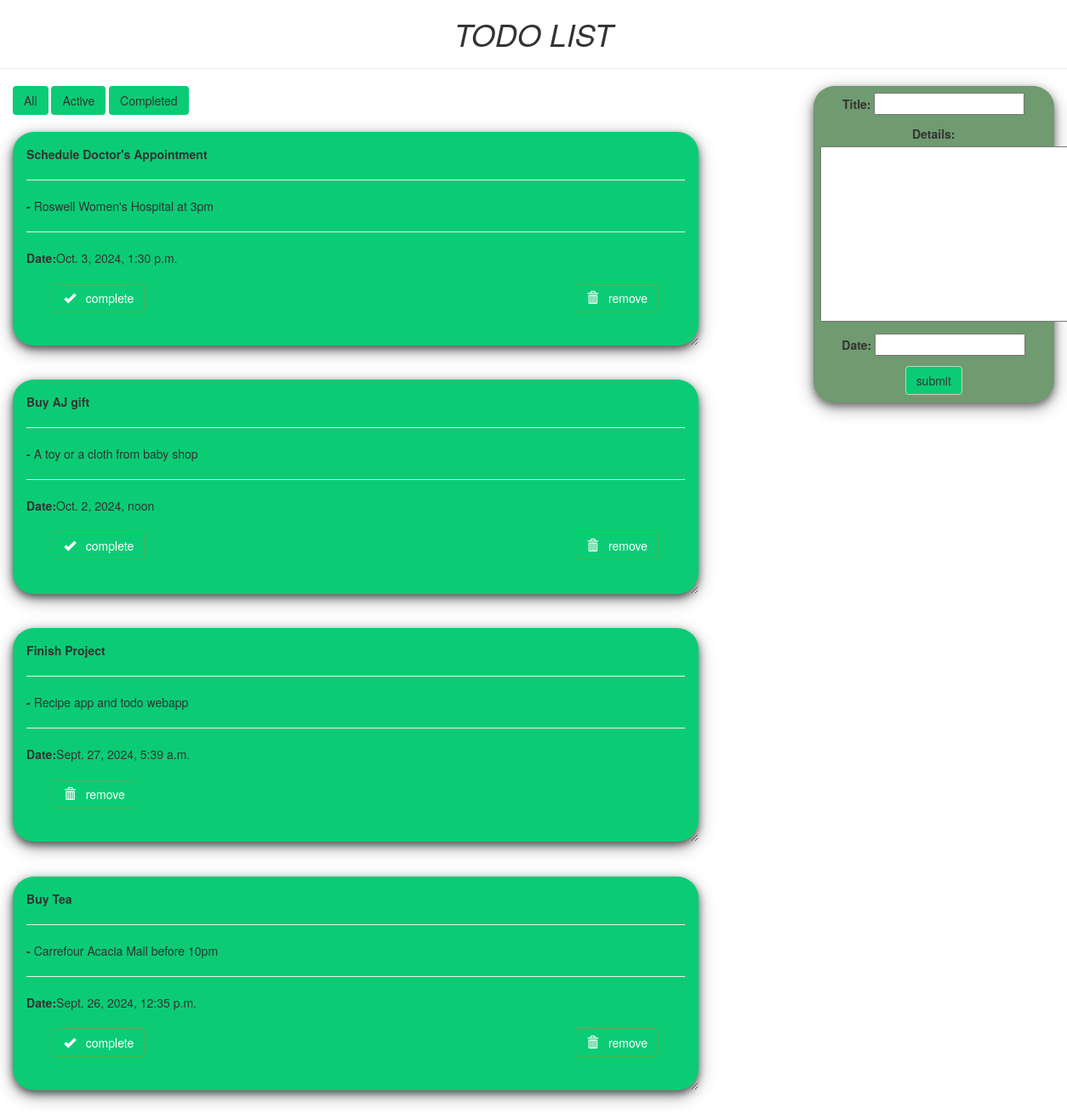
The page / on the database its author committed.
### todo/models.py (models this page shows, shortened)
class Todo(models.Model):
    title = models.CharField(max_length=100)
    details = models.TextField()
    date = models.DateTimeField()
    completed = models.BooleanField(default=False)

### todo/views.py (the view)
# urls.py: path('', views.index, name="todo"),
def index(request):
    if request.method == "POST":
        form = TodoForm(request.POST)
        if form.is_valid():
            form.save()
            return redirect('todo')
    else:
        form = TodoForm()
    filter_option = request.GET.get('filter', 'all')
    if filter_option == 'active':
        item_list = Todo.objects.filter(completed=False).order_by("-date")
    elif filter_option == 'completed':
        item_list = Todo.objects.filter(completed=True).order_by("-date")
    else:
        item_list = Todo.objects.order_by("-date")
    page = {
        "forms": form,
        "list": item_list,
        "title": "TODO LIST",
        "filter_option": filter_option,
    }
    return render(request, 'index.html', page)

### todo/forms.py
class TodoForm(forms.ModelForm):
    class Meta:
        model = Todo
        fields = "title", "details", "date"
        widgets = {
            'date': forms.DateTimeInput(attrs={'id': 'datetime'}),
        }

### todo/templates/index.html (shortened to what this page needs)
<!DOCTYPE html>
<html lang="en" dir="ltr">
<head>
  <link rel="stylesheet" href="https://maxcdn.bootstrapcdn.com/bootstrap/3.3.7/css/bootstrap.min.css">
  <link rel="stylesheet" href="https://cdn.jsdelivr.net/npm/flatpickr/dist/flatpickr.min.css">
</head>
<body  class="container-fluid">
  <center class="row">
    <h1><i> TODO LIST</i></h1>
    <hr />
  </center>
  <div class="row">
    <div class="col-md-8">
        <div id="filterItems" style="margin-bottom: 20px;">
            <button onclick="filterItems('all')" class="btn btn-secondary">All</button>
            <button onclick="filterItems('active')" class="btn btn-secondary">Active</button>
            <button onclick="filterItems('completed')" class="btn btn-secondary">Completed</button>
        </div>
        <div id="todo-list">
            {% for i in list %}
            <div class="card todo-item {% if i.completed %}completed{% else %}active{% endif %}" id="todo-item-{{ i.id }}">
                <b>{{ i.title }}</b>
                <hr/>
                <strong> - </strong>{{ i.details }}
                <hr/>
                <strong> Date:</strong>{{ i.date }}
                <br />
                <br />
                <div style="display: flex; justify-content: space-between; padding: 0 4% 3% 4%;">
                    {% if not i.completed %}
                    <button value="complete" type="button" class="btn btn-success complete-btn" data-id="{{ i.id }}">
                        <span class="glyphicon glyphicon-ok"></span> &nbsp; complete
                    </button>
                    {% endif %}
                    <form action="/del/{{ i.id }}" method="POST">
                        <button value="remove" type="submit" class="btn btn-success">
                            <span class="glyphicon glyphicon-trash"></span> &nbsp; remove
                        </button>
                    </form>
                </div>
            </div>
            {% endfor %}
        </div>
</div>
    <div class="col-md-1"> </div>
    <div class="col-md-3" >
      <div  class="submit_form">
      <form  method="POST">
        {{forms.as_p}}
        <center>
        <input type="submit" class="btn btn-default" value="submit" />
      </center>
      </form>
    </div>
  </div>
</div>
</body>
</html>

### todo/templates/index.html (style rules this page uses)
.card { box-shadow: 0 4px 8px 0 rgba(0,0,0,0.5), 0 6px 20px 0 rgba(0,0,0,0.39); background: rgb(11, 204, 117); margin-bottom : 5%; border-radius: 25px; padding : 2%; overflow: auto; resize: both; text-overflow: ellipsis; }
.submit_form { text-align: center; padding: 3%; background: rgb(112, 154, 112); border-radius: 25px; box-shadow: 0 4px 8px 0 rgba(0,0,0,0.4), 0 6px 20px 0 rgba(0,0,0,0.36); }
.btn { background-color: rgb(11, 204, 117); }

### rows shown on the page
Todo: title "Schedule Doctor's Appointment", details "Roswell Women's Hospital at 3pm", date "Oct. 3, 2024, 1:30 p.m."
Todo: title "Buy AJ gift", details "A toy or a cloth from baby shop", date "Oct. 2, 2024, noon"
Todo: title "Finish Project", details "Recipe app and todo webapp", date "Sept. 27, 2024, 5:39 a.m."
Todo: title "Buy Tea", details "Carrefour Acacia Mall before 10pm", date "Sept. 26, 2024, 12:35 p.m."
